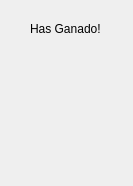
<?xml version="1.0" encoding="UTF-8"?>
<ui version="4.0">
 <class>PooWin</class>
 <widget class="QDialog" name="PooWin">
  <property name="geometry">
   <rect>
    <x>0</x>
    <y>0</y>
    <width>133</width>
    <height>186</height>
   </rect>
  </property>
  <property name="windowTitle">
   <string>Dialog</string>
  </property>
  <widget class="QLabel" name="label">
   <property name="geometry">
    <rect>
     <x>30</x>
     <y>20</y>
     <width>81</width>
     <height>17</height>
    </rect>
   </property>
   <property name="text">
    <string>Has Ganado!</string>
   </property>
  </widget>
  <widget class="QLabel" name="label_2">
   <property name="geometry">
    <rect>
     <x>50</x>
     <y>50</y>
     <width>67</width>
     <height>81</height>
    </rect>
   </property>
   <property name="text">
    <string/>
   </property>
   <property name="pixmap">
    <pixmap resource="Sprites/resource.qrc">:/Poo.gif</pixmap>
   </property>
  </widget>
 </widget>
 <resources>
  <include location="Sprites/resource.qrc"/>
 </resources>
 <connections/>
</ui>
